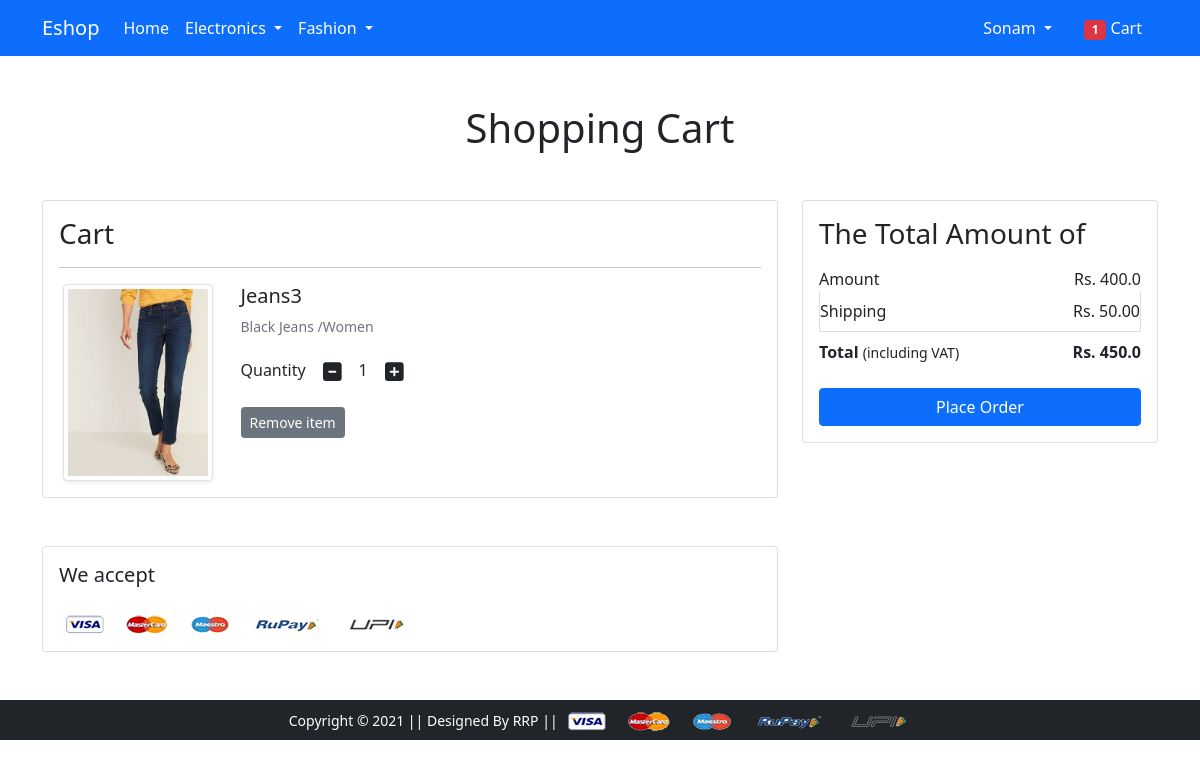
The app's page /cart/ (signed in) with its own data.
### app/models.py (models this page shows, shortened)
class Cart(models.Model):
    user = models.ForeignKey(User, on_delete = models.CASCADE)
    product = models.ForeignKey(Product, on_delete = models.CASCADE)
    quantity = models.PositiveIntegerField(default=1)

class Product(models.Model):
    title = models.CharField(max_length =100)
    selling_price = models.FloatField()
    discounted_price = models.FloatField()
    description = models.TextField()
    brand = models.CharField(max_length=100)
    category = models.CharField(choices=CATEGORY_CHOICES,max_length=2)
    product_image = models.ImageField(upload_to='producting')

### app/views.py (the view)
# urls.py: path('cart/', views.show_cart,name='showcart'),
@login_required
def show_cart(request):
    totalitem = 0
    if request.user.is_authenticated:
        totalitem = len(Cart.objects.filter(user=request.user))
        user = request.user
        cart = Cart.objects.filter(user=user)
        amount = 0.0
        shipping_amount = 50.0
        total_amount = 0.0
        cart_product = [p for p in Cart.objects.all() if p.user == user]
        if cart_product:
            for p in cart_product:
                temp = (p.quantity* p.product.discounted_price)
                amount += temp
            total_amount = amount + shipping_amount
            return render(request, 'app/addtocart.html',{'carts':cart, 'totalamount':total_amount,'amount':amount,'totalitem':totalitem})
        else:
            return render(request, 'app/emptycart.html',{'totalitem':totalitem})

### app/templates/app/addtocart.html (shortened to what this page needs)
{% extends 'app/base.html' %}
{% load static %}
{% block main-content %}
<div class="container my-5">
 <div class="row">
  <h1 class="text-center mb-5">Shopping Cart</h1>
  <div class="col-sm-8">
  <div class="card">
   <div class="card-body">
    <h3>Cart</h3>
    {% for cart in carts %}
    <hr>
    <div class="row">
     <div class="col-sm-3 text-center align-self-center"><img src="{{cart.product.product_image.url}}" alt="" srcset="" class="img-fluid img-thumbnail shadow-sm" height="150" width="150"> </div>
     <div class="col-sm-9">
      <div>
       <h5>{{cart.product.title}}</h5>
       <p class="mb-2 text-muted small">{{cart.product.description}}</p>
       <div class="my-3">
        <label for="quantity">Quantity</label>
        <a class="minus-cart btn" pid="{{cart.product.id}}"><i class="fas fa-minus-square fa-lg"></i></a>
          <span id="quantity">{{cart.quantity}}</span>
        <a class="plus-cart btn" pid="{{cart.product.id}}"><i class="fas fa-plus-square fa-lg"></i></a>
       </div>
       <div class="d-flex justify-content-between">
        <a class="btn btn-sm btn-secondary mr-3 remove-cart" pid="{{cart.product.id}}">Remove item </a>
       </div>
      </div>
     </div>
    </div>
    {% endfor %}
   </div>
   </div>
  </div>
  <div class="col-sm-4">
   <div class="card">
    <div class="card-body">
      <h3>The Total Amount of</h3>
      <ul class="list-group">
       <li class="list-group-item d-flex justify-content-between align-items-center border-0 px-0 pb-0">Amount<span>Rs. <span id="amount">{{amount}}</span></span></li>
       <li class="list-group-item d-flex justify-content-between align-items-center px-0">Shipping<span>Rs. 50.00</span></li>
       <li class="list-group-item d-flex justify-content-between align-items-center border-0 px-0 mb-3">
        <div>
           <strong>Total</strong> <small>(including VAT)</small>
         </div>
         <span><strong>Rs. <strong id="totalamount">{{totalamount}}</strong></strong></span>
       </li>
      </ul>
      <div class="d-grid"><a href="{% url 'checkout' %}" class="btn btn-primary">Place Order</a></div>
    </div>
   </div>
  </div>
 </div>
</div>
<div class="container">
 <div class="row">
  <div class="col-sm-8">
   <div class="card">
    <div class="card-body">
      <h5 class="mb-4">We accept</h5>
      <img src="{% static 'app/images/payment.png' %}" alt="" class="img-fluid">
    </div>
  </div>
  </div>
 </div>
</div>
{% endblock main-content %}

### app/templates/app/base.html (shortened to what this page needs)
<!doctype html>
{% load static %}
<html lang="en">
  <head>
    <link href="https://cdn.jsdelivr.net/npm/bootstrap@5.0.0-beta1/dist/css/bootstrap.min.css" rel="stylesheet">
    <link rel="stylesheet" href="{% static 'app/css/owl.carousel.min.css' %}">
    <link rel="stylesheet" href="{% static 'app/css/all.min.css' %}">
    <link rel="stylesheet" href="{% static 'app/css/style.css' %}">
  </head>
  <body>
    <nav class="navbar navbar-expand-lg navbar-dark bg-primary">
     <div class="container">
       <a class="navbar-brand" href="/">Eshop</a>
       <div class="collapse navbar-collapse" id="navbarSupportedContent">
         <ul class="navbar-nav me-auto mb-2 mb-lg-0">
           <li class="nav-item">
             <a class="nav-link active" aria-current="page" href="/">Home</a>
           </li>
           <li class="nav-item dropdown">
             <a class="nav-link dropdown-toggle text-white" href="#" id="electronicsDropdown" role="button" data-bs-toggle="dropdown" aria-expanded="false">
               Electronics
             </a>
           </li>
           <li class="nav-item dropdown">
             <a class="nav-link dropdown-toggle text-white" href="#" id="fashionDropdown" role="button" data-bs-toggle="dropdown" aria-expanded="false">
               Fashion
             </a>
           </li>
         </ul>
         <div>
          <ul class="navbar-nav me-auto mb-2 mb-lg-0">
           {% if request.user.is_authenticated %}
           <li class="nav-item dropdown mx-2">
              <a class="nav-link dropdown-toggle text-white" href="#" id="profileDropdown" role="button" data-bs-toggle="dropdown"
              aria-expanded="false">  {{request.user.username|capfirst}}
              </a>
            </li>
            <li class="nav-item mx-2">
             <a href="{% url 'showcart' %}" class="nav-link text-white"><span class="badge bg-danger">{{totalitem}}</span> Cart </a>
            </li>
            {% endif %}
          </ul>
         </div>
       </div>
     </div>
    </nav>
    {% block main-content %} {% endblock main-content %}
    <footer class="container-fluid bg-dark text-center p-2 mt-5">
        <small class="text-white">Copyright &copy; 2021 || Designed By RRP || </small>
        <img src="{% static 'app/images/payment.png' %}" alt="" srcset="" class="img-fluid" height="2px">
    </footer>
  </body>
</html>

### records on screen
Cart: product.product_image (picture), product "Jeans3", product.description "Black Jeans /Women", quantity "1"

### other values on screen
{{ request.user.username|capfirst }} "Sonam"
{{ totalitem }} "1"
{{ amount }} "400.0"
{{ totalamount }} "450.0"
